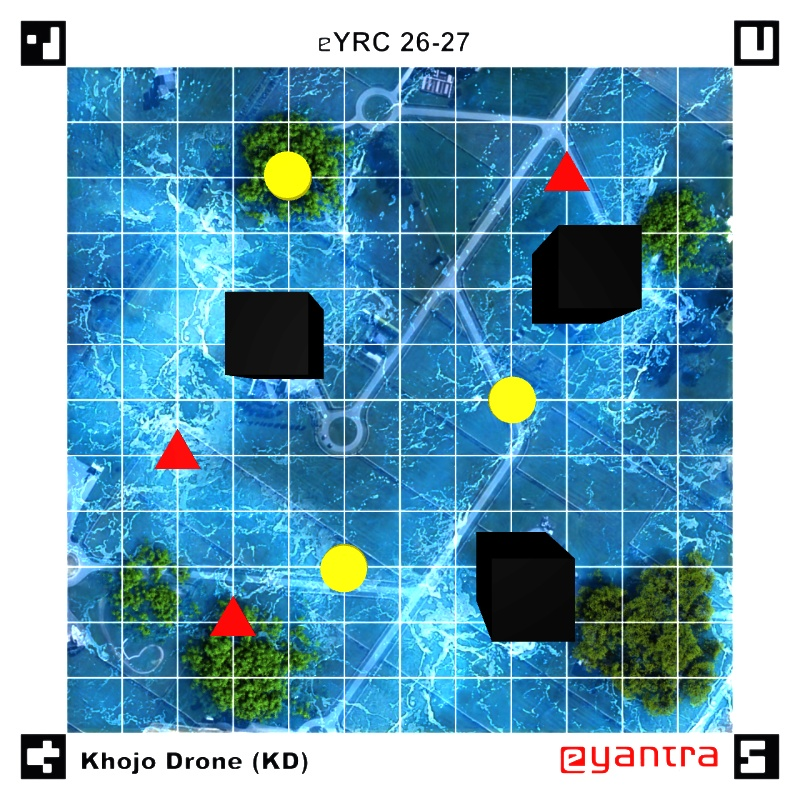
#> input picture src/swift_pico/scripts/image_1.jpg, 800 x 800 px
$ python task1a.py --image image_1.jpg
#> lines starting #> are read from the running program, lines starting #| are printed output that depends on the picture; after the words box and inside, x2 and y2 are one past the last pixel; in counts of white or black regions, pixels touching at a corner belong together
import argparse
import os
import sys

import cv2 as cv
import numpy as np

def get_markers(gray_img):
    aruco_dict = cv.aruco.getPredefinedDictionary(cv.aruco.DICT_4X4_250)

    if hasattr(cv.aruco, "ArucoDetector"):
        parameters = cv.aruco.DetectorParameters()
        detector = cv.aruco.ArucoDetector(aruco_dict, parameters)

        corners, ids, rejected = detector.detectMarkers(gray_img)
    else:
        parameters = cv.aruco.DetectorParameters_create()

        corners, ids, rejected = cv.aruco.detectMarkers(gray_img, aruco_dict, parameters = parameters)

    return corners, ids

def get_inner_corners(corners, ids):
    given_ids = {80, 85, 90, 95}
    marker_dict = {}

    for i in range(len(ids)):
        marker_id = int(ids.ravel()[i])
        if marker_id in given_ids:
            marker_dict[marker_id] = corners[i][0]

    if len(marker_dict) != 4:
        raise ValueError("Could not find all four required markers")

    marker_centers = []
    for pts in marker_dict.values():
        center = np.mean(pts, axis = 0)
        marker_centers.append(center)

    arena_center = np.mean(marker_centers, axis = 0)

    inner_pts = []
    for pts in marker_dict.values():
        dist = np.linalg.norm(pts - arena_center, axis = 1)
        inner_pts.append(pts[np.argmin(dist)])

    ordered_pts = sorted(inner_pts, key = lambda pt: pt[1])
    top_two = sorted(ordered_pts[:2], key = lambda pt: pt[0])
    btm_two = sorted(ordered_pts[2:], key = lambda pt: pt[0])

    res = np.float32([top_two[0], top_two[1], btm_two[1], btm_two[0]])

    return res

def get_grid_points():
    grid = {}
    cell_size = 75
    cols = "ABCDEFGHIJK"

    for col_idx, col_char in enumerate(cols):
        x = (col_idx + 1) * cell_size

        for row in range(1, 12):
            y = row * cell_size
            label = f"{col_char}{row}"
            grid[label] = (x, y)

    return grid

def detect_objects(warped_img, grid_map):
    hsv = cv.cvtColor(warped_img, cv.COLOR_BGR2HSV)

    lower_yellow = np.array([20, 100, 100])
    upper_yellow = np.array([35, 255, 255])

    lower_red1 = np.array([0, 100, 100])
    upper_red1 = np.array([10, 255, 255])
    lower_red2 = np.array([170, 100, 100])
    upper_red2 = np.array([180, 255, 255])

    yellow_mask = cv.inRange(hsv, lower_yellow, upper_yellow)
    red_mask = cv.inRange(hsv, lower_red1, upper_red1) | cv.inRange(hsv, lower_red2, upper_red2)

    kernel = np.ones((3, 3), np.uint8)

    yellow_mask = cv.morphologyEx(yellow_mask, cv.MORPH_OPEN, kernel)
    yellow_mask = cv.morphologyEx(yellow_mask, cv.MORPH_CLOSE, kernel)

    red_mask = cv.morphologyEx(red_mask, cv.MORPH_OPEN, kernel)
    red_mask = cv.morphologyEx(red_mask, cv.MORPH_CLOSE, kernel)

    detected_objects = []

    def process_contours(mask, shape_name):
        contours, _ = cv.findContours(mask, cv.RETR_EXTERNAL, cv.CHAIN_APPROX_SIMPLE)
        for cnt in contours:
            area = cv.contourArea(cnt)
            if 80 <= area <= 8000:
                M = cv.moments(cnt)

                if M["m00"] != 0:
                    cx = int(M["m10"] / M["m00"])
                    cy = int(M["m01"] / M["m00"])

                    point = np.array((cx, cy), dtype=np.float32)

                    closest_grid = min(grid_map.keys(),key = lambda k: np.linalg.norm(np.array(grid_map[k], dtype=np.float32) - point))

                    detected_objects.append({"shape": shape_name, "pixel_center": (cx, cy), "grid_location": closest_grid})

    process_contours(yellow_mask, "Yellow Circle")
    process_contours(red_mask, "Red Triangle")

    return detected_objects

def write_results(marker_ids = None, critical = None, stable = None):
    if marker_ids is None:
        marker_ids = []

    if critical is None:
        critical = []

    if stable is None:
        stable = []

    with open(op_filename, "w") as f:
        f.write(f"Detected marker IDs: {marker_ids}\n")
        f.write(f"Critical Survivors: {', '.join(critical)}\n")
        f.write(f"Stable Survivors: {', '.join(stable)}\n")

parser = argparse.ArgumentParser(description="Task 1A")
parser.add_argument("--image", required=True, type=str, help="Path to the image")
args = parser.parse_args()

img_stem = os.path.splitext(os.path.basename(args.image))[0]
op_filename = os.path.join(os.path.dirname(args.image), f"{img_stem}_results.txt")

img = cv.imread(args.image)
#> img is the input picture: shape (800, 800, 3); mean B, G, R 186.1, 164.3, 114.5

if img is None:
    print(f"Could not read the image: {args.image}")
    write_results()
    sys.exit(1)

gray_img = cv.cvtColor(img, cv.COLOR_BGR2GRAY)
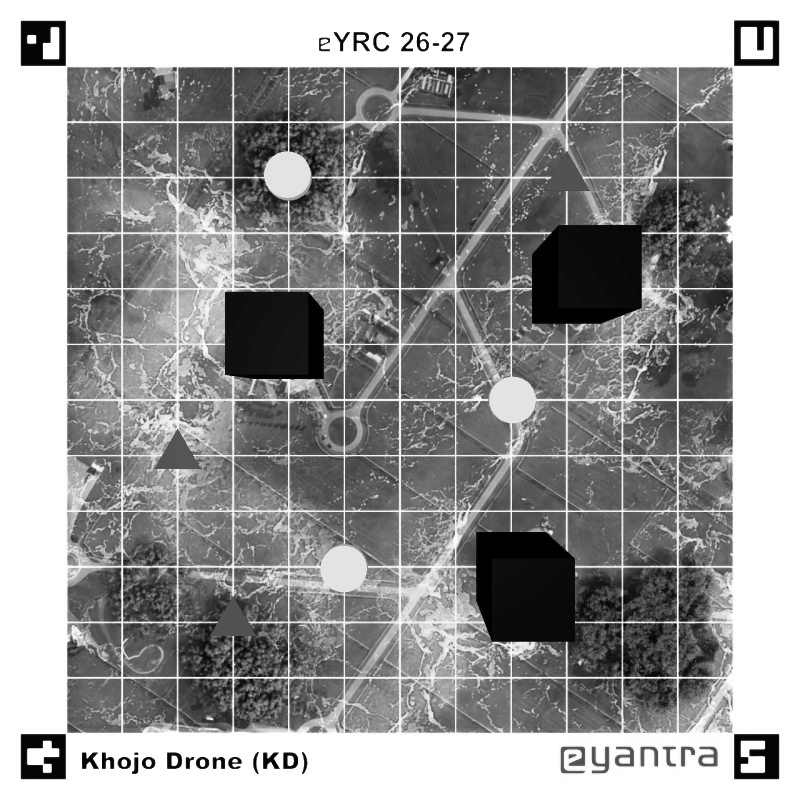
#> gray_img: shape (800, 800); min 0, max 255, mean 151.9

corners, ids = get_markers(gray_img)
#> in get_markers, `corners, ids, rejected = detector.detectMarkers(gray_img)`: corners = ([[778, 65], [734, 65], [734, 20], [778, 20]], [[778, 778], [734, 778], [734, 734], [778, 734]], [[65, 778], [21, 778], [21, 734], [65, 734]], [[65, 65], [21, 65], [21, 21], [65, 21]]); ids = [85, 90, 95, 80]; rejected = 31 items
#> ids = [85, 90, 95, 80]

req_ids = {80, 85, 90, 95}
if ids is None:
    print("No markers found")
    write_results()
    sys.exit(1)

detected_ids = [int(marker_id) for marker_id in ids.ravel()]
#> detected_ids = [85, 90, 95, 80]

missing_ids = req_ids - set(detected_ids)
#> missing_ids = 0 items

if missing_ids:
    print("Missing required markers")
    write_results(sorted(detected_ids))
    sys.exit(1)

try:
    src_pts = get_inner_corners(corners, ids)
#> the loop in get_inner_corners, `for i in range(len(ids)):` made 4 passes
#> marker_id on passes 1 to 4: 85, 90, 95, 80
#> after the loop in get_inner_corners, `for i in range(len(ids)):`: marker_dict = {85: [[778, 65], [734, 65], [734, 20], [778, 20]], 90: [[778, 778], [734, 778], [734, 734], [778, 734]], 95: [[65, 778], [21, 778], [21, 734], [65, 734]], 80: [[65, 65], [21, 65], [21, 21], [65, 21]]}
#> the loop in get_inner_corners, `for pts in marker_dict.values():` made 4 passes
#> (pts, center) on passes 1 to 4: ([[778, 65], [734, 65], [734, 20], [778, 20]], [756, 42.5]), ([[778, 778], [734, 778], [734, 734], [778, 734]], [756, 756]), ([[65, 778], [21, 778], [21, 734], [65, 734]], [43, 756]), ([[65, 65], [21, 65], [21, 21], [65, 21]], [43, 43])
#> after the loop in get_inner_corners, `for pts in marker_dict.values():`: marker_centers = [[756, 42.5], [756, 756], [43, 756], [43, 43]]
#> in get_inner_corners, `arena_center = np.mean(marker_centers, axis = 0)`: arena_center = [399.5, 399.4]
#> the loop in get_inner_corners, `for pts in marker_dict.values():` made 4 passes
#> (pts, dist) on passes 1 to 4: ([[778, 65], [734, 65], [734, 20], [778, 20]], [505, 473, 505.8, 535.9]), ([[778, 778], [734, 778], [734, 734], [778, 734]], [535.4, 505.2, 473.1, 505.2]), ([[65, 778], [21, 778], [21, 734], [65, 734]], [505.2, 535.4, 505.2, 473.1]), ([[65, 65], [21, 65], [21, 21], [65, 21]], [473, 505, 535.2, 505])
#> after the loop in get_inner_corners, `for pts in marker_dict.values():`: inner_pts = [[734, 65], [734, 734], [65, 734], [65, 65]]
#> in get_inner_corners, `ordered_pts = sorted(inner_pts, key = lambda pt: pt[1])`: ordered_pts = [[734, 65], [65, 65], [734, 734], [65, 734]]
#> in get_inner_corners, `top_two = sorted(ordered_pts[:2], key = lambda pt: pt[0])`: top_two = [[65, 65], [734, 65]]
#> in get_inner_corners, `btm_two = sorted(ordered_pts[2:], key = lambda pt: pt[0])`: btm_two = [[65, 734], [734, 734]]
#> in get_inner_corners, `res = np.float32([top_two[0], top_two[1], btm_two[1], btm_two[0]])`: res = [[65, 65], [734, 65], [734, 734], [65, 734]]
#> src_pts = [[65, 65], [734, 65], [734, 734], [65, 734]]
    dst_pts = np.float32([[0, 0], [899, 0], [899, 899], [0, 899]])
#> dst_pts = [[0, 0], [899, 0], [899, 899], [0, 899]]

    mtx = cv.getPerspectiveTransform(src_pts, dst_pts)
#> mtx = [[1.34, 9.65e-18, -87.35], [-1.94e-17, 1.34, -87.35], [-1.18e-19, -2.36e-20, 1]]
    warped = cv.warpPerspective(img, mtx, (900, 900))
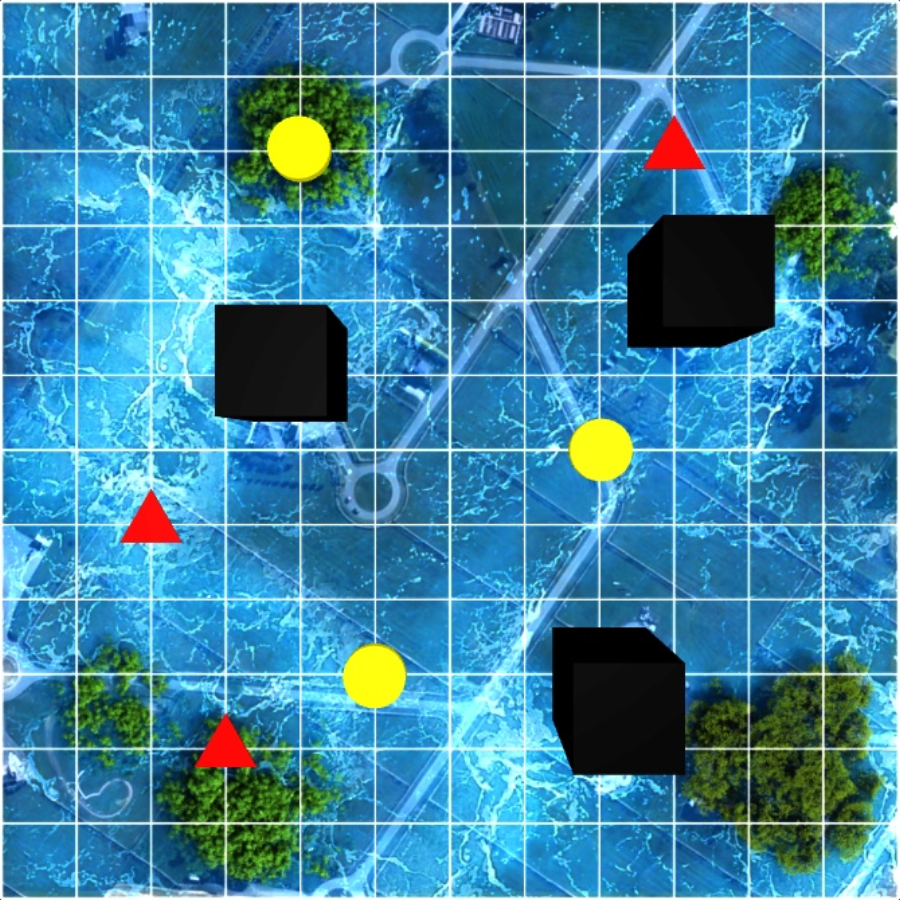
#> warped: shape (900, 900, 3); mean B, G, R 161.8, 130.6, 59

except(ValueError, cv.error) as error:
    print(f"Could not straighten the arena: {error}")
    write_results(sorted(detected_ids))
    sys.exit(1)

grid_map = get_grid_points()
detected_objects = detect_objects(warped, grid_map)
#> in detect_objects, `hsv = cv.cvtColor(warped_img, cv.COLOR_BGR2HSV)`: hsv: shape (900, 900, 3); mean H, S, V 90.7, 171.6, 170.1
#> in detect_objects, `lower_yellow = np.array([20, 100, 100])`: lower_yellow = [20, 100, 100]
#> in detect_objects, `upper_yellow = np.array([35, 255, 255])`: upper_yellow = [35, 255, 255]
#> in detect_objects, `lower_red1 = np.array([0, 100, 100])`: lower_red1 = [0, 100, 100]
#> in detect_objects, `upper_red1 = np.array([10, 255, 255])`: upper_red1 = [10, 255, 255]
#> in detect_objects, `lower_red2 = np.array([170, 100, 100])`: lower_red2 = [170, 100, 100]
#> in detect_objects, `upper_red2 = np.array([180, 255, 255])`: upper_red2 = [180, 255, 255]
#> in detect_objects, `yellow_mask = cv.inRange(hsv, lower_yellow, upper_yellow)`:
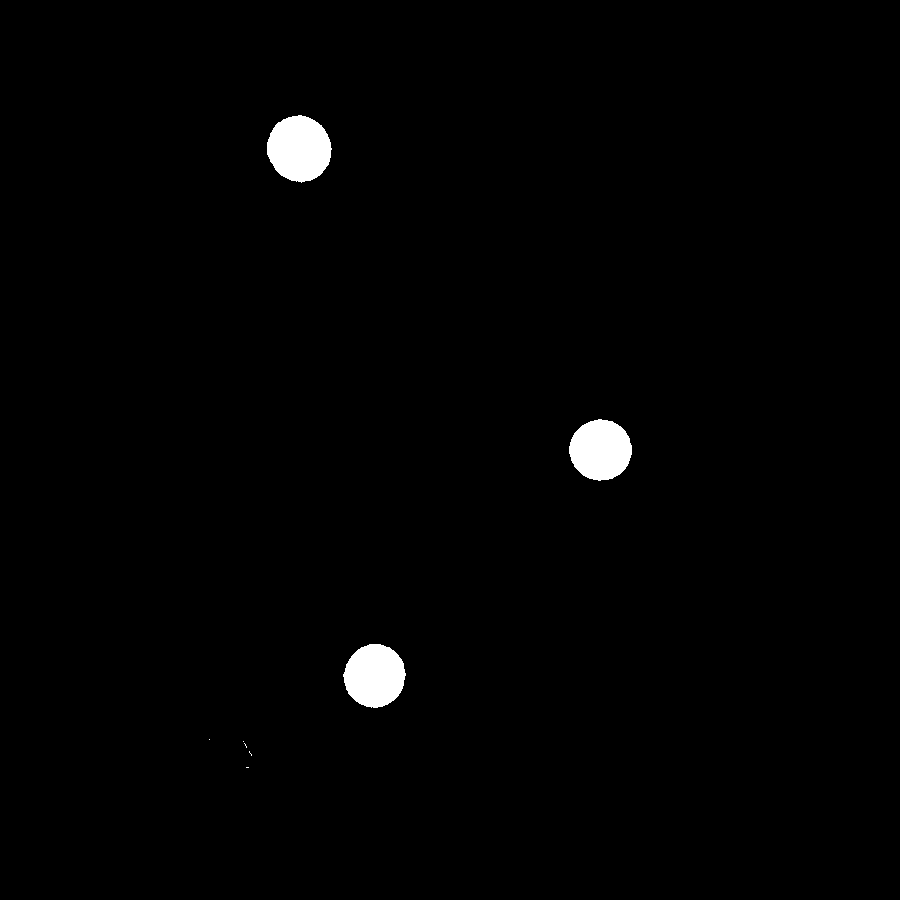
#> yellow_mask: shape (900, 900); 1.2% white; 8 white regions (5 under 20 px), largest, box (x1, y1, x2, y2) and area: (267, 115, 332, 183) 3338, (343, 644, 406, 708) 3064, (569, 419, 632, 481) 2993
#> in detect_objects, `red_mask = cv.inRange(hsv, lower_red1, upper_red1) | cv.inRange(hsv, l..`:
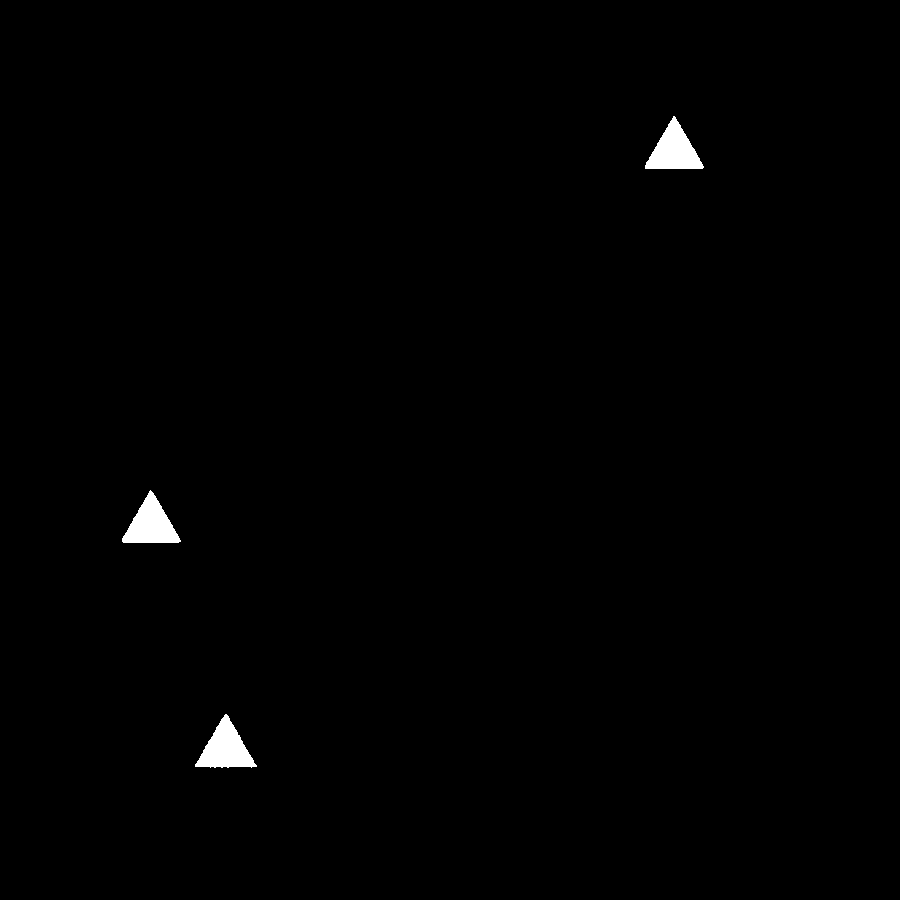
#> red_mask: shape (900, 900); 0.63% white; 3 white regions, box (x1, y1, x2, y2) and area: (195, 714, 257, 768) 1742, (122, 490, 181, 543) 1694, (645, 116, 704, 169) 1691
#> in detect_objects, `kernel = np.ones((3, 3), np.uint8)`: kernel = [[1, 1, 1], [1, 1, 1], [1, 1, 1]]
#> in detect_objects, `yellow_mask = cv.morphologyEx(yellow_mask, cv.MORPH_OPEN, kernel)`: yellow_mask: shape (900, 900); 1.2% white; 3 white regions, box (x1, y1, x2, y2) and area: (267, 115, 331, 182) 3334, (343, 644, 406, 708) 3063, (569, 419, 632, 481) 2993
#> in detect_objects, `red_mask = cv.morphologyEx(red_mask, cv.MORPH_OPEN, kernel)`: red_mask: shape (900, 900); 0.63% white; 3 white regions
#> in process_contours, `contours, _ = cv.findContours(mask, cv.RETR_EXTERNAL, cv.CHAIN_APPROX_..`: contours = 3 contours; box (x1, y1, x2, y2) and area: (267, 115, 331, 182) 3241, (343, 644, 406, 708) 2975, (569, 419, 632, 481) 2906
#> the loop in process_contours, `for cnt in contours:` made 3 passes
#> (area, cx, cy, closest_grid) on passes 1 to 3: (2975, 374, 675, 'E9'), (2906, 600, 449, 'H6'), (3241, 298, 148, 'D2')
#> after the loop in process_contours, `for cnt in contours:`: detected_objects = 3 items
#> in process_contours (call 2), `contours, _ = cv.findContours(mask, cv.RETR_EXTERNAL, cv.CHAIN_APPROX_..`: contours = 3 contours; box (x1, y1, x2, y2) and area: (195, 715, 256, 767) 1646, (122, 491, 180, 543) 1610, (645, 117, 703, 169) 1606
#> the loop in process_contours (call 2), `for cnt in contours:` made 3 passes
#> (area, cx, cy, closest_grid) on passes 1 to 3: (1646, 225, 748, 'C10'), (1610.5, 150, 524, 'B7'), (1605.5, 673, 150, 'I2')

marker_ids = sorted(detected_ids)
#> marker_ids = [80, 85, 90, 95]

critical = []
stable = []

for person in detected_objects:
    if person['shape'] == "Red Triangle":
        critical.append(person['grid_location'])
#> this loop made 6 passes
#> after the loop, critical = ['C10', 'B7', 'I2']
critical.sort()

for person in detected_objects:
    if person['shape'] == "Yellow Circle":
        stable.append(person['grid_location'])
#> after the loop, stable = ['E9', 'H6', 'D2']
stable.sort()

write_results(marker_ids, critical, stable)

print(f"results saved at {op_filename}")
